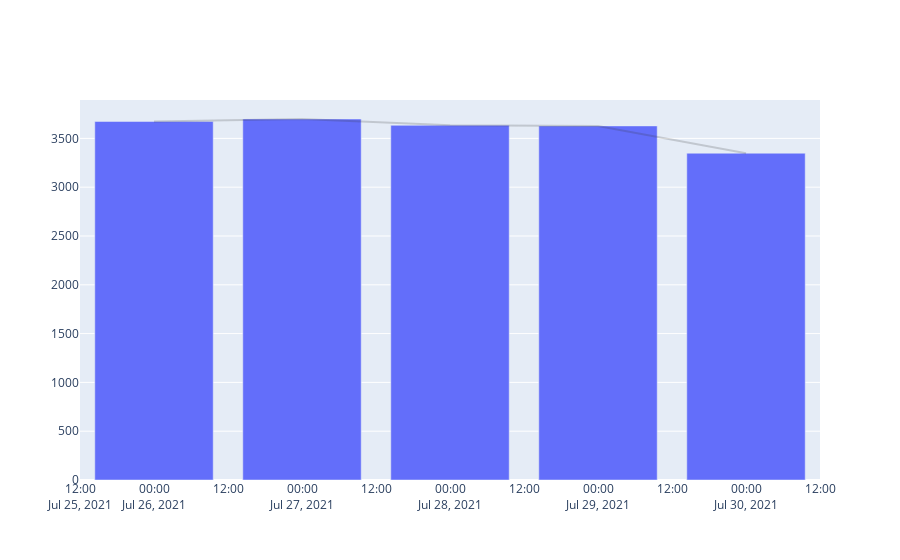

This figure's notebook cell:
### Code cell
import plotly.express as px
import plotly.graph_objects as go
# df = px.data.iris()

# fig1 = px.line(data, x='Date', y='Change')
fig.update_traces(line=dict(color = 'rgba(50,50,50,0.2)'))

fig2 =px.bar(x=data['Date'], y=data['Open'])

fig3 = go.Figure(data=fig.data + fig2.data)
fig3.show()

import dash
import dash_core_components as dcc
import dash_html_components as html

app = dash.Dash()
app.layout = html.Div([
    dcc.Graph(figure=fig3)
])

app.run_server(debug=True, use_reloader=False,port=8063)  # Turn off reloader if inside Jupyter

### Figure 1 — Plotly figure (JSON) as saved in the notebook; plotly's stock layout.template omitted (floating-point values rounded to 4 significant figures)
{"data": [{"hovertemplate": "Date=%{x}<br>Open=%{y}<extra></extra>", "legendgroup": "", "line": {"color": "rgba(50,50,50,0.2)", "dash": "solid"}, "mode": "lines", "name": "", "orientation": "v", "showlegend": false, "type": "scatter", "x": ["2021-07-26T00:00:00", "2021-07-27T00:00:00", "2021-07-28T00:00:00", "2021-07-29T00:00:00", "2021-07-30T00:00:00"], "xaxis": "x", "y": [3673.0, 3698.0, 3634.0, 3628.0, 3348.0], "yaxis": "y"}, {"alignmentgroup": "True", "hovertemplate": "x=%{x}<br>y=%{y}<extra></extra>", "legendgroup": "", "marker": {"color": "#636efa"}, "name": "", "offsetgroup": "", "orientation": "v", "showlegend": false, "textposition": "auto", "type": "bar", "x": ["2021-07-26T00:00:00", "2021-07-27T00:00:00", "2021-07-28T00:00:00", "2021-07-29T00:00:00", "2021-07-30T00:00:00"], "xaxis": "x", "y": [3673.0, 3698.0, 3634.0, 3628.0, 3348.0], "yaxis": "y"}], "layout": {}}
